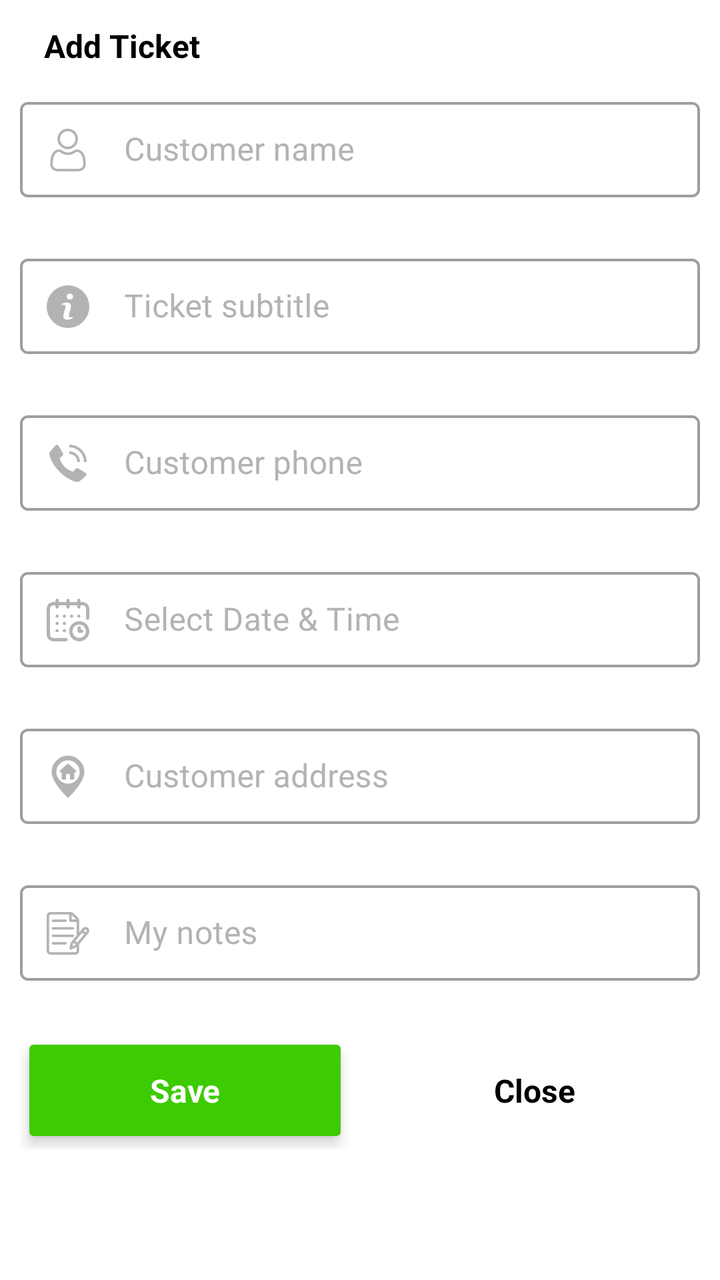
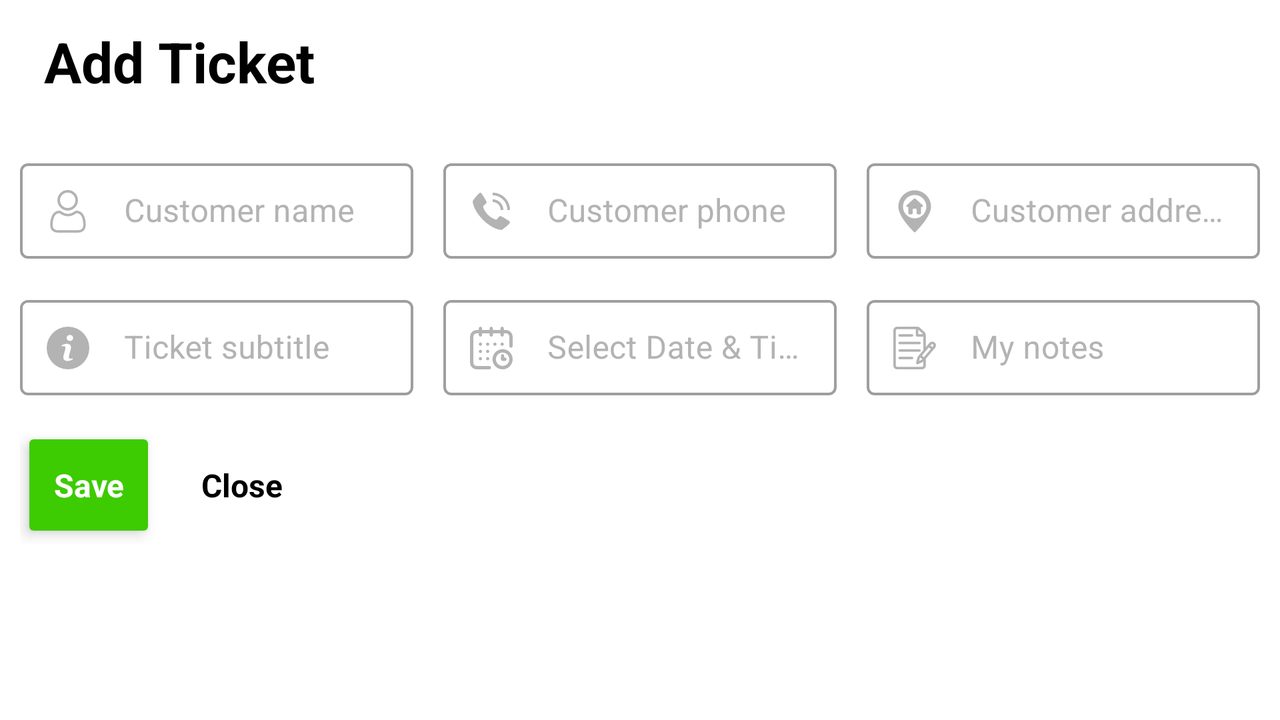

The same Android screen from two of the app's own layout files: first res/layout/ as a phone draws it, then the repository's variant for another configuration, drawn on a device whose configuration selects that folder. Both files follow.
<!-- AndroidManifest.xml: application theme Theme.AndroidTestApplication -->
<!-- res/layout/pop_up_add_ticket.xml -->
<?xml version="1.0" encoding="utf-8"?>
<ScrollView xmlns:android="http://schemas.android.com/apk/res/android"
    android:layout_width="match_parent"
    xmlns:app="http://schemas.android.com/apk/res-auto"
    android:background="@color/white"
    android:orientation="vertical"
    android:gravity="center"
    android:layout_height="match_parent">

    <LinearLayout
        android:layout_width="match_parent"
        android:background="@color/white"
        android:paddingStart="@dimen/padding_horizontal_screencontent"
        android:paddingEnd="@dimen/padding_horizontal_screencontent"
        android:layout_marginBottom="@dimen/margin_vertical_add_ticket"
        android:orientation="vertical"
        android:layout_height="wrap_content">


        <LinearLayout
            android:layout_width="match_parent"
            android:layout_height="wrap_content"
            android:orientation="vertical">

            <TextView
                android:id="@+id/titlePopUp"
                android:layout_width="wrap_content"
                android:layout_height="wrap_content"
                android:padding="@dimen/padding_txt_button"
                android:text="@string/add_ticket"
                android:textColor="@color/black"
                android:textSize="@dimen/txt_size_titles"
                android:textStyle="bold" />

            <com.google.android.material.textfield.TextInputLayout
                android:id="@+id/txtCustomerName"
                style="@style/Theme.InputTheme"
                android:layout_width="match_parent"
                android:layout_height="wrap_content"
                app:startIconDrawable="@drawable/user"
                app:startIconTint="@color/medium_gray">

                <com.google.android.material.textfield.TextInputEditText
                    android:layout_width="match_parent"
                    android:layout_height="wrap_content"
                    android:hint="@string/customer_name_hint"
                    android:inputType="textPersonName"
                    android:maxLength="50"
                    android:ellipsize="end"
                    android:textSize="@dimen/font_size_login" />
            </com.google.android.material.textfield.TextInputLayout>

            <com.google.android.material.textfield.TextInputLayout
                android:id="@+id/txtSubtitle"
                style="@style/Theme.InputTheme"
                android:layout_width="match_parent"
                android:layout_height="wrap_content"
                android:layout_marginTop="@dimen/margin_vertical_add_ticket"
                app:startIconDrawable="@drawable/subtitle_input"
                app:startIconTint="@color/medium_gray">

                <com.google.android.material.textfield.TextInputEditText
                    android:layout_width="match_parent"
                    android:layout_height="wrap_content"
                    android:hint="@string/subtitle_hint"
                    android:inputType="text"
                    android:ellipsize="end"
                    android:maxLength="50"
                    android:textSize="@dimen/font_size_login" />
            </com.google.android.material.textfield.TextInputLayout>



        </LinearLayout>

        <LinearLayout
            android:layout_width="match_parent"
            android:orientation="vertical"
            android:layout_marginTop="@dimen/margin_vertical_add_ticket"
            android:layout_height="wrap_content">


            <com.google.android.material.textfield.TextInputLayout

                android:id="@+id/txtCustomerPhone"
                android:layout_width="match_parent"
                android:layout_height="wrap_content"
                app:startIconTint="@color/medium_gray"
                app:startIconDrawable="@drawable/phone_input"
                style="@style/Theme.InputTheme"
                >

                <com.google.android.material.textfield.TextInputEditText
                    android:layout_width="match_parent"
                    android:layout_height="wrap_content"
                    android:hint="@string/customer_phone_hint"
                    android:inputType="phone"
                    android:ellipsize="end"
                    android:maxLength="30"
                    android:textSize="@dimen/font_size_login" />
            </com.google.android.material.textfield.TextInputLayout>

            <com.google.android.material.textfield.TextInputLayout
                android:layout_marginTop="@dimen/margin_vertical_add_ticket"
                android:id="@+id/datePicker"
                android:layout_width="match_parent"
                android:layout_height="wrap_content"
                app:startIconTint="@color/medium_gray"
                app:startIconDrawable="@drawable/calendar_input"
                style="@style/Theme.InputTheme"
                >

                <com.google.android.material.textfield.TextInputEditText
                    android:layout_width="match_parent"
                    android:layout_height="wrap_content"
                    android:hint="@string/select_time_and_date"
                    android:inputType="text"
                    android:maxLength="50"
                    android:ellipsize="end"
                    android:textSize="@dimen/font_size_login" />
            </com.google.android.material.textfield.TextInputLayout>

        </LinearLayout>

        <LinearLayout
            android:layout_width="match_parent"
            android:orientation="vertical"
            android:layout_marginTop="@dimen/margin_vertical_add_ticket"
            android:layout_height="wrap_content">

            <com.google.android.material.textfield.TextInputLayout

                android:id="@+id/txtCustomerAddress"
                android:layout_width="match_parent"
                android:layout_height="wrap_content"
                app:startIconTint="@color/medium_gray"
                app:startIconDrawable="@drawable/address"
                style="@style/Theme.InputTheme"
                >

                <com.google.android.material.textfield.TextInputEditText
                    android:layout_width="match_parent"
                    android:layout_height="wrap_content"
                    android:hint="@string/customer_address_hint"
                    android:inputType="textPostalAddress"
                    android:ellipsize="end"
                    android:maxLength="100"
                    android:textSize="@dimen/font_size_login" />
            </com.google.android.material.textfield.TextInputLayout>

            <com.google.android.material.textfield.TextInputLayout
                android:layout_marginTop="@dimen/margin_vertical_add_ticket"
                android:id="@+id/txtNotes"
                android:layout_width="match_parent"
                android:layout_height="wrap_content"
                app:startIconTint="@color/medium_gray"
                app:startIconDrawable="@drawable/notes_input"
                style="@style/Theme.InputTheme"
                >

                <com.google.android.material.textfield.TextInputEditText
                    android:layout_width="match_parent"
                    android:layout_height="wrap_content"
                    android:hint="@string/notes_hint"
                    android:inputType="text"
                    android:maxLength="80"
                    android:ellipsize="end"
                    android:textSize="@dimen/font_size_login" />
            </com.google.android.material.textfield.TextInputLayout>

        </LinearLayout>

        <LinearLayout
            android:layout_width="match_parent"
            android:orientation="horizontal"
            android:layout_marginTop="@dimen/margin_vertical_add_ticket"
            android:gravity="center_vertical"
            android:layout_height="wrap_content">
            <androidx.cardview.widget.CardView
                android:id="@+id/btnAdd"
                android:layout_width="0dp"
                android:layout_marginEnd="@dimen/margin_horizontal_customer"
                android:layout_height="wrap_content"
                android:layout_weight="1"
                app:cardBackgroundColor="@color/primary"
                app:cardElevation="4dp"
                app:cardUseCompatPadding="true">

                <TextView
                    android:layout_width="match_parent"
                    android:layout_height="wrap_content"
                    android:layout_gravity="center"
                    android:gravity="center"
                    android:padding="@dimen/padding_txt_button"
                    android:text="@string/save_ticket"
                    android:textAlignment="center"
                    android:textColor="@color/white"
                    android:textSize="@dimen/font_size_login"
                    android:textStyle="bold" />

            </androidx.cardview.widget.CardView>

            <TextView
                android:id="@+id/txt_close"
                android:layout_width="0dp"
                android:layout_height="wrap_content"
                android:layout_weight="1"
                android:gravity="center"
                android:padding="@dimen/padding_txt_button"
                android:text="@string/close_"
                android:textAlignment="center"
                android:textColor="@color/black"
                android:textSize="@dimen/font_size_login"
                android:textStyle="bold" />
        </LinearLayout>
    </LinearLayout>

</ScrollView>
<!-- resources referenced by this layout -->
<resources>
  <color name="black">#FF000000</color>
  <color name="medium_gray">#B3B3B3</color>
  <color name="primary">#3DCB01</color>
  <color name="white">#FFFFFFFF</color>
  <dimen name="font_size_login">16sp</dimen>
  <dimen name="margin_horizontal_customer">10dp</dimen>
  <dimen name="margin_vertical_add_ticket">25dp</dimen>
  <dimen name="padding_horizontal_screencontent">10dp</dimen>
  <dimen name="padding_txt_button">12dp</dimen>
  <dimen name="txt_size_titles">16sp</dimen>
  <!-- drawable address: png bitmap (drawable-hdpi, 973 bytes) -->
  <!-- drawable calendar_input: png bitmap (drawable-hdpi, 1250 bytes) -->
  <!-- drawable notes_input: png bitmap (drawable-hdpi, 923 bytes) -->
  <!-- drawable phone_input: png bitmap (drawable, 1321 bytes) -->
  <!-- drawable subtitle_input: png bitmap (drawable-hdpi, 873 bytes) -->
  <!-- drawable user: png bitmap (drawable-hdpi, 944 bytes) -->
  <string name="add_ticket">Add Ticket</string>
  <string name="close_">Close</string>
  <string name="customer_address_hint">Customer address</string>
  <string name="customer_name_hint">Customer name</string>
  <string name="customer_phone_hint">Customer phone</string>
  <string name="notes_hint">My notes</string>
  <string name="save_ticket">Save</string>
  <string name="select_time_and_date">Select Date &amp; Time</string>
  <string name="subtitle_hint">Ticket subtitle</string>
  <style name="Theme.InputTheme" parent="Widget.MaterialComponents.TextInputLayout.OutlinedBox.Dense">
          <item name="android:textColorHint">@color/medium_gray</item>
          <item name="helperTextEnabled">true</item>
          <item name="helperTextTextColor">@color/red</item>
          <item name="boxStrokeWidth">1.25dp</item>
          <item name="boxBackgroundMode">outline</item>
          
      </style>
  <style name="Theme.AndroidTestApplication" parent="Theme.MaterialComponents.DayNight.NoActionBar">
          
          <item name="colorPrimary">@color/primary</item>
          <item name="colorPrimaryVariant">@color/primaryDark</item>
          <item name="colorOnPrimary">@color/white</item>
          
          <item name="colorSecondary">@color/primaryDark</item>
          <item name="colorSecondaryVariant">@color/accentColor</item>
          <item name="colorOnSecondary">@color/black</item>
          
          <item name="android:statusBarColor">?attr/colorPrimaryVariant</item>
          
      </style>
  <color name="red">#C61D1D</color>
  <color name="primaryDark">#009900</color>
  <color name="accentColor">#7bff4c</color>
</resources>
<!-- res/layout-land/pop_up_add_ticket.xml (the repository's variant of the layout above) -->
<!-- drawn on the phone turned sideways -->
<?xml version="1.0" encoding="utf-8"?>
<ScrollView xmlns:android="http://schemas.android.com/apk/res/android"
    android:layout_width="match_parent"
    xmlns:app="http://schemas.android.com/apk/res-auto"
    android:background="@color/white"
    android:orientation="vertical"
    android:gravity="center"
    android:layout_height="match_parent">

    <LinearLayout
        android:baselineAligned="false"
        android:layout_width="match_parent"
        android:background="@color/white"
        android:paddingStart="@dimen/padding_horizontal_screencontent"
        android:paddingEnd="@dimen/padding_horizontal_screencontent"
        android:layout_marginBottom="@dimen/margin_vertical_add_ticket"
        android:orientation="horizontal"
        android:layout_height="wrap_content">


        <LinearLayout
            android:layout_width="wrap_content"
            android:layout_height="wrap_content"
            android:layout_weight="1"
            android:orientation="vertical">

            <TextView
                android:id="@+id/titlePopUp"
                android:layout_width="wrap_content"
                android:layout_height="wrap_content"
                android:padding="@dimen/padding_txt_button"
                android:text="@string/add_ticket"
                android:textColor="@color/black"
                android:textSize="@dimen/txt_size_titles"
                android:textStyle="bold" />


            <com.google.android.material.textfield.TextInputLayout
                android:id="@+id/txtCustomerName"
                style="@style/Theme.InputTheme"
                android:layout_width="match_parent"
                android:layout_height="wrap_content"
                android:layout_marginTop="@dimen/margin_vertical_add_ticket"
                app:startIconDrawable="@drawable/user"
                app:startIconTint="@color/medium_gray">

                <com.google.android.material.textfield.TextInputEditText
                    android:layout_width="match_parent"
                    android:layout_height="wrap_content"
                    android:hint="@string/customer_name_hint"
                    android:inputType="textPersonName"
                    android:ellipsize="end"
                    android:maxLength="50"
                    android:textSize="@dimen/font_size_login" />
            </com.google.android.material.textfield.TextInputLayout>

            <com.google.android.material.textfield.TextInputLayout
                android:id="@+id/txtSubtitle"
                style="@style/Theme.InputTheme"
                android:layout_width="match_parent"
                android:layout_height="wrap_content"
                android:layout_marginTop="@dimen/margin_vertical_add_ticket"
                app:startIconDrawable="@drawable/subtitle_input"
                app:startIconTint="@color/medium_gray">

                <com.google.android.material.textfield.TextInputEditText
                    android:layout_width="match_parent"
                    android:layout_height="wrap_content"
                    android:hint="@string/subtitle_hint"
                    android:inputType="text"
                    android:ellipsize="end"
                    android:maxLength="50"
                    android:textSize="@dimen/font_size_login" />
            </com.google.android.material.textfield.TextInputLayout>

            <LinearLayout
                android:layout_width="wrap_content"
                android:orientation="horizontal"
                android:layout_marginTop="@dimen/margin_vertical_add_ticket"
                android:gravity="center_vertical"
                android:layout_height="wrap_content">
                <androidx.cardview.widget.CardView
                    android:id="@+id/btnAdd"
                    android:layout_width="wrap_content"
                    android:layout_marginEnd="@dimen/margin_horizontal_customer"
                    android:layout_height="wrap_content"
                    app:cardBackgroundColor="@color/primary"
                    app:cardElevation="4dp"
                    app:cardUseCompatPadding="true">

                    <TextView
                        android:layout_width="match_parent"
                        android:layout_height="wrap_content"
                        android:layout_gravity="center"
                        android:gravity="center"
                        android:padding="@dimen/padding_txt_button"
                        android:text="@string/save_ticket"
                        android:textAlignment="center"
                        android:textColor="@color/white"
                        android:textSize="@dimen/font_size_login"
                        android:textStyle="bold" />

                </androidx.cardview.widget.CardView>

                <TextView
                    android:id="@+id/txt_close"
                    android:layout_width="wrap_content"
                    android:layout_height="wrap_content"
                    android:gravity="center"
                    android:padding="@dimen/padding_txt_button"
                    android:text="@string/close_"
                    android:textAlignment="center"
                    android:textColor="@color/black"
                    android:textSize="@dimen/font_size_login"
                    android:textStyle="bold" />
            </LinearLayout>

        </LinearLayout>

<LinearLayout
    android:layout_width="wrap_content"
    android:layout_weight="1"
    android:orientation="vertical"
    android:layout_marginStart="@dimen/margin_vertical_add_ticket"
    android:layout_height="wrap_content">

    <TextView
        android:id="@+id/noneTitle1"
        android:padding="@dimen/padding_txt_button"
        android:layout_width="wrap_content"
        android:layout_height="wrap_content"
        android:visibility="invisible"
        android:textSize="@dimen/txt_size_titles"
        android:textColor="@color/black"
        android:textStyle="bold"
        android:text="@string/add_ticket"
        />

    <com.google.android.material.textfield.TextInputLayout
        android:layout_marginTop="@dimen/margin_vertical_add_ticket"
        android:id="@+id/txtCustomerPhone"
        android:layout_width="match_parent"
        android:layout_height="wrap_content"
        app:startIconTint="@color/medium_gray"
        app:startIconDrawable="@drawable/phone_input"
        style="@style/Theme.InputTheme"
        >

        <com.google.android.material.textfield.TextInputEditText
            android:layout_width="match_parent"
            android:layout_height="wrap_content"
            android:hint="@string/customer_phone_hint"
            android:inputType="phone"
            android:ellipsize="end"
            android:maxLength="30"
            android:textSize="@dimen/font_size_login" />
    </com.google.android.material.textfield.TextInputLayout>

    <com.google.android.material.textfield.TextInputLayout
        android:layout_marginTop="@dimen/margin_vertical_add_ticket"
        android:id="@+id/datePicker"
        android:layout_width="match_parent"
        android:layout_height="wrap_content"
        app:startIconTint="@color/medium_gray"
        app:startIconDrawable="@drawable/calendar_input"
        style="@style/Theme.InputTheme"
        >

        <com.google.android.material.textfield.TextInputEditText
            android:layout_width="match_parent"
            android:layout_height="wrap_content"
            android:hint="@string/select_time_and_date"
            android:inputType="text"
            android:ellipsize="end"
            android:maxLength="50"
            android:textSize="@dimen/font_size_login" />
    </com.google.android.material.textfield.TextInputLayout>

</LinearLayout>

        <LinearLayout
            android:layout_width="wrap_content"
            android:layout_weight="1"
            android:orientation="vertical"
            android:layout_marginStart="@dimen/margin_vertical_add_ticket"
            android:layout_height="wrap_content">

            <TextView
                android:id="@+id/noneTitle2"
                android:padding="@dimen/padding_txt_button"
                android:layout_width="wrap_content"
                android:layout_height="wrap_content"
                android:visibility="invisible"
                android:textSize="@dimen/txt_size_titles"
                android:textColor="@color/black"
                android:textStyle="bold"
                android:text="@string/add_ticket"
                />

            <com.google.android.material.textfield.TextInputLayout
                android:layout_marginTop="@dimen/margin_vertical_add_ticket"
                android:id="@+id/txtCustomerAddress"
                android:layout_width="match_parent"
                android:layout_height="wrap_content"
                app:startIconTint="@color/medium_gray"
                app:startIconDrawable="@drawable/address"
                style="@style/Theme.InputTheme"
                >

                <com.google.android.material.textfield.TextInputEditText
                    android:layout_width="match_parent"
                    android:layout_height="wrap_content"
                    android:hint="@string/customer_address_hint"
                    android:inputType="textPostalAddress"
                    android:maxLength="100"
                    android:ellipsize="end"
                    android:textSize="@dimen/font_size_login" />
            </com.google.android.material.textfield.TextInputLayout>

            <com.google.android.material.textfield.TextInputLayout
                android:layout_marginTop="@dimen/margin_vertical_add_ticket"
                android:id="@+id/txtNotes"
                android:layout_width="match_parent"
                android:layout_height="wrap_content"
                app:startIconTint="@color/medium_gray"
                app:startIconDrawable="@drawable/notes_input"
                style="@style/Theme.InputTheme"
                >

                <com.google.android.material.textfield.TextInputEditText
                    android:layout_width="match_parent"
                    android:layout_height="wrap_content"
                    android:hint="@string/notes_hint"
                    android:inputType="text"
                    android:maxLength="80"
                    android:ellipsize="end"
                    android:textSize="@dimen/font_size_login" />
            </com.google.android.material.textfield.TextInputLayout>

        </LinearLayout>
    </LinearLayout>


</ScrollView>
<!-- resources referenced by the variant -->
<!-- as the phone turned sideways resolves them -->
<resources>
  <color name="black">#FF000000</color>
  <color name="medium_gray">#B3B3B3</color>
  <color name="primary">#3DCB01</color>
  <color name="white">#FFFFFFFF</color>
  <!-- from res/values-w600dp-land/ -->
  <dimen name="font_size_login">16sp</dimen>
  <!-- from res/values-w600dp-land/ -->
  <dimen name="margin_horizontal_customer">10dp</dimen>
  <!-- from res/values-w600dp-land/ -->
  <dimen name="margin_vertical_add_ticket">15dp</dimen>
  <!-- from res/values-w600dp-land/ -->
  <dimen name="padding_horizontal_screencontent">10dp</dimen>
  <!-- from res/values-w600dp-land/ -->
  <dimen name="padding_txt_button">12dp</dimen>
  <!-- from res/values-w600dp-land/ -->
  <dimen name="txt_size_titles">28sp</dimen>
  <!-- drawable address: png bitmap (drawable-hdpi, 973 bytes) -->
  <!-- drawable calendar_input: png bitmap (drawable-hdpi, 1250 bytes) -->
  <!-- drawable notes_input: png bitmap (drawable-hdpi, 923 bytes) -->
  <!-- drawable phone_input: png bitmap (drawable, 1321 bytes) -->
  <!-- drawable subtitle_input: png bitmap (drawable-hdpi, 873 bytes) -->
  <!-- drawable user: png bitmap (drawable-hdpi, 944 bytes) -->
  <string name="add_ticket">Add Ticket</string>
  <string name="close_">Close</string>
  <string name="customer_address_hint">Customer address</string>
  <string name="customer_name_hint">Customer name</string>
  <string name="customer_phone_hint">Customer phone</string>
  <string name="notes_hint">My notes</string>
  <string name="save_ticket">Save</string>
  <string name="select_time_and_date">Select Date &amp; Time</string>
  <string name="subtitle_hint">Ticket subtitle</string>
  <style name="Theme.InputTheme" parent="Widget.MaterialComponents.TextInputLayout.OutlinedBox.Dense">
          <item name="android:textColorHint">@color/medium_gray</item>
          <item name="helperTextEnabled">true</item>
          <item name="helperTextTextColor">@color/red</item>
          <item name="boxStrokeWidth">1.25dp</item>
          <item name="boxBackgroundMode">outline</item>
          
      </style>
  <style name="Theme.AndroidTestApplication" parent="Theme.MaterialComponents.DayNight.NoActionBar">
          
          <item name="colorPrimary">@color/primary</item>
          <item name="colorPrimaryVariant">@color/primaryDark</item>
          <item name="colorOnPrimary">@color/white</item>
          
          <item name="colorSecondary">@color/primaryDark</item>
          <item name="colorSecondaryVariant">@color/accentColor</item>
          <item name="colorOnSecondary">@color/black</item>
          
          <item name="android:statusBarColor">?attr/colorPrimaryVariant</item>
          
      </style>
  <color name="red">#C61D1D</color>
  <color name="primaryDark">#009900</color>
  <color name="accentColor">#7bff4c</color>
</resources>
